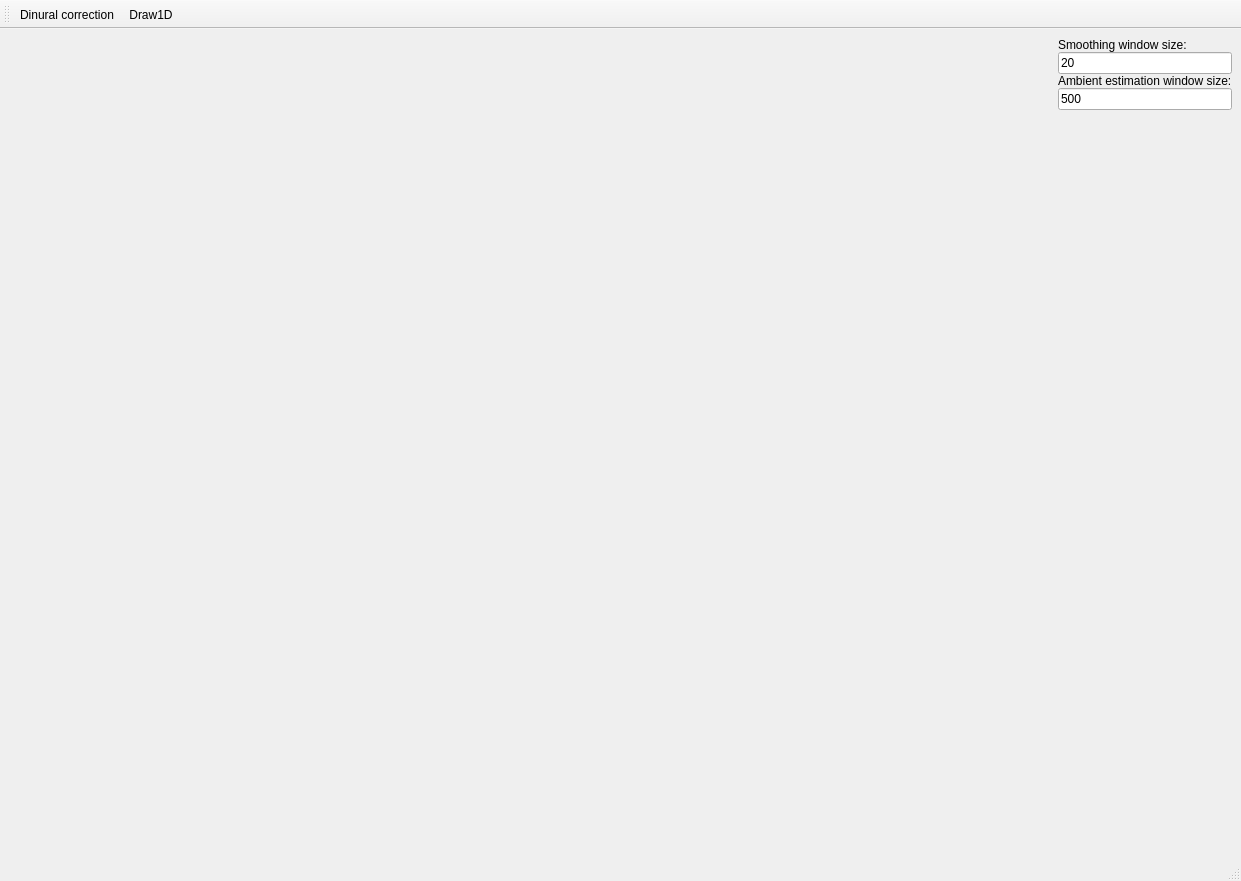
<?xml version="1.0" encoding="UTF-8"?>
<ui version="4.0">
 <class>MainWindow</class>
 <widget class="QMainWindow" name="MainWindow">
  <property name="geometry">
   <rect>
    <x>0</x>
    <y>0</y>
    <width>1241</width>
    <height>881</height>
   </rect>
  </property>
  <property name="windowTitle">
   <string>MainWindow</string>
  </property>
  <widget class="QWidget" name="centralwidget">
   <layout class="QGridLayout" name="gridLayout" columnstretch="4,0">
    <property name="sizeConstraint">
     <enum>QLayout::SetDefaultConstraint</enum>
    </property>
    <property name="horizontalSpacing">
     <number>9</number>
    </property>
    <item row="0" column="0">
     <layout class="QVBoxLayout" name="verticalLayoutTimeSeriesCanvas"/>
    </item>
    <item row="0" column="1" rowspan="2">
     <layout class="QVBoxLayout" name="verticalLayout">
      <item>
       <widget class="QLabel" name="label_2">
        <property name="text">
         <string>Smoothing window size:</string>
        </property>
       </widget>
      </item>
      <item>
       <widget class="QLineEdit" name="lineEdit_smoothingWindow">
        <property name="text">
         <string>20</string>
        </property>
       </widget>
      </item>
      <item>
       <widget class="QLabel" name="label_3">
        <property name="text">
         <string>Ambient estimation window size:</string>
        </property>
       </widget>
      </item>
      <item>
       <widget class="QLineEdit" name="lineEdit_ambientWindow">
        <property name="text">
         <string>500</string>
        </property>
       </widget>
      </item>
      <item>
       <spacer name="verticalSpacer">
        <property name="orientation">
         <enum>Qt::Vertical</enum>
        </property>
        <property name="sizeHint" stdset="0">
         <size>
          <width>20</width>
          <height>40</height>
         </size>
        </property>
       </spacer>
      </item>
     </layout>
    </item>
    <item row="1" column="0">
     <layout class="QVBoxLayout" name="verticalLayoutTimeSeriesCanvas_2"/>
    </item>
   </layout>
  </widget>
  <widget class="QMenuBar" name="menubar">
   <property name="geometry">
    <rect>
     <x>0</x>
     <y>0</y>
     <width>1241</width>
     <height>24</height>
    </rect>
   </property>
  </widget>
  <widget class="QStatusBar" name="statusbar"/>
  <widget class="QToolBar" name="toolBar">
   <property name="windowTitle">
    <string>toolBar</string>
   </property>
   <attribute name="toolBarArea">
    <enum>TopToolBarArea</enum>
   </attribute>
   <attribute name="toolBarBreak">
    <bool>false</bool>
   </attribute>
   <addaction name="actionDinural_correction"/>
   <addaction name="actionDraw1D"/>
  </widget>
  <action name="actionDraw1D">
   <property name="icon">
    <iconset resource="icons/resources.qrc">
     <normaloff>:/icons/area-chart-icon.png</normaloff>:/icons/area-chart-icon.png</iconset>
   </property>
   <property name="text">
    <string>Draw1D</string>
   </property>
  </action>
  <action name="actionDinural_correction">
   <property name="icon">
    <iconset resource="icons/resources.qrc">
     <normaloff>:/icons/magnetic-icon.png</normaloff>:/icons/magnetic-icon.png</iconset>
   </property>
   <property name="text">
    <string>Dinural correction</string>
   </property>
  </action>
 </widget>
 <resources>
  <include location="icons/resources.qrc"/>
 </resources>
 <connections/>
</ui>
